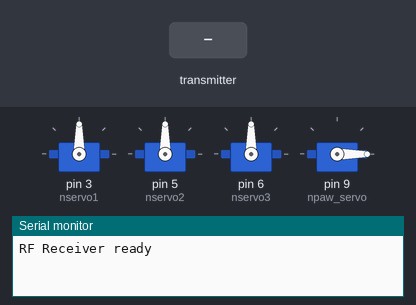
Simulated run of this sketch. Board: Arduino Uno, built with avr-gcc and run on an emulated ATmega328P. On the bench: 4 × servo, the last lines printed to the serial monitor. Inputs (shaded band) come from the test bench. No radio packets arrive unless stated.

Above: at 1.2 s.
1.3 s: the transmitter starts sending Receivedarr.0 = 0
At 2.5 s:
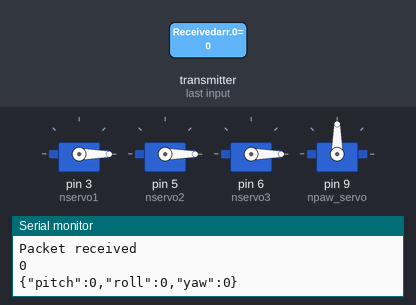
2.8 s: the transmitter starts sending Receivedarr.3 = 255
At 3.8 s:
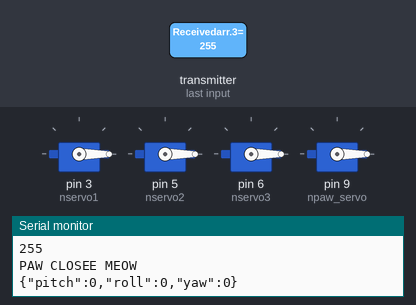
4.3 s: the transmitter starts sending Receivedarr.1 = 64
At 4.9 s:
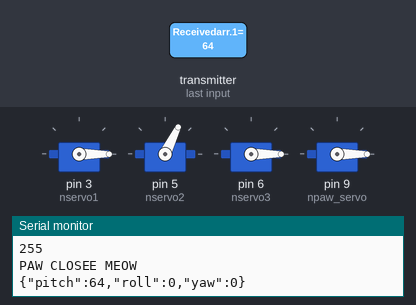
5.8 s: the transmitter starts sending Receivedarr.2 = 64
At 6.1 s:
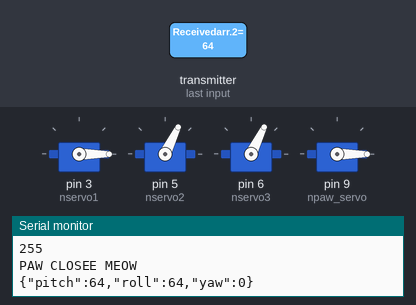
7.3 s: the transmitter starts sending Receivedarr.0 = 64
At 8.5 s:
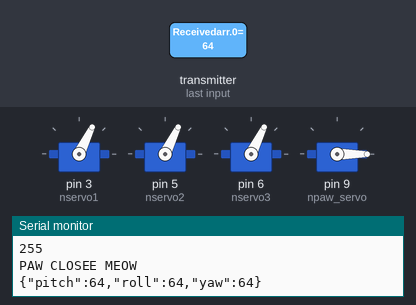
8.8 s: the transmitter starts sending Receivedarr.1 = 0
At 9.6 s:
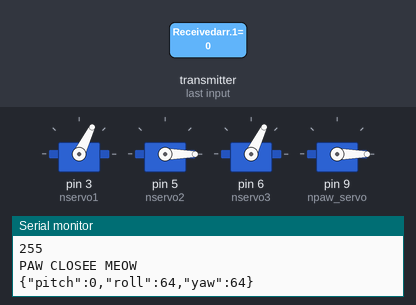
Timing chart, 0 to 11.3 s (numbered marks = the images above; inputs shaded):
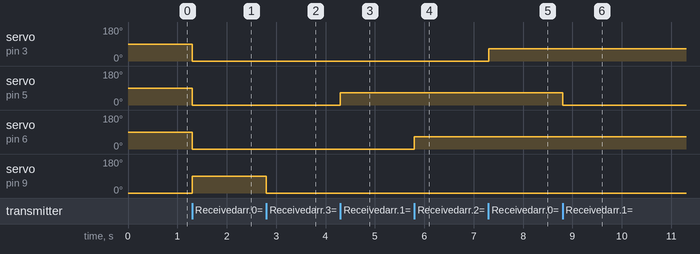

Measured:
- after the input at 1.3 s, servo on pin 3 (nservo1), servo on pin 5 (nservo2), servo on pin 6 (nservo3): 90° → 0° at once; servo on pin 9 (npaw_servo): 0° → 90° at once
- after the input at 2.8 s, servo on pin 9 (npaw_servo): 90° → 0° at once
- after the input at 4.3 s, servo on pin 5 (nservo2): 0° → 64° at once
- after the input at 5.8 s, servo on pin 6 (nservo3): 0° → 64° at once
- after the input at 7.3 s, servo on pin 3 (nservo1): 0° → 64° at once
- after the input at 8.8 s, servo on pin 5 (nservo2): 64° → 0° at once

The sketch:

Servo-driver.ino
```cpp
//Libraries Used
#define RH_ASK_ARDUINO_USE_TIMER2

#include <Wire.h>
#include <Servo.h>
#include <RH_ASK.h>
#include <SPI.h>

RH_ASK rf_driver(4000);

//SERVO PINS AND FLEX PINS

//write all the connections here (REMINDER)
const int nservo1 = 3; //yaw
const int nservo2 = 5; //pitch
const int nservo3 = 6; //roll
const int npaw_servo = 9; //change this to the pin we attach the last servo to (PWM PIN NEEDED)
const int flex = 0; //change this to the pin we attach the flex sensor (ANALOG PIN NEEDED)

//Global Variable Declaration

int rec_pitch = 0;
int rec_yaw = 0;
int rec_roll = 0;
int flex_val = 0; //check with this angle if its max or not
int pawClose_flex = 150; //add the maximum flex value to close the paw

Servo servo1;
Servo servo2;
Servo servo3;
Servo paw_servo;

void setup() {
  Serial.begin(115200);

  servo1.attach(nservo1);
  servo2.attach(nservo2);
  servo3.attach(nservo3);
  paw_servo.attach(npaw_servo);

  paw_servo.write(0);

  if (!rf_driver.init()) {
    Serial.println("RF Receiver initialization failed!");
  } else {
    Serial.println("RF Receiver ready");
  }

}

void loop() {

  uint8_t Receivedarr[4];
  uint8_t buflen=sizeof(Receivedarr);
  if (rf_driver.recv((uint8_t *)Receivedarr, &buflen)) {
    Serial.println("Packet received");
    rec_yaw   = Receivedarr[0];
    rec_pitch = Receivedarr[1];
    rec_roll  = Receivedarr[2];
    flex_val = Receivedarr[3];
    servo1.write(rec_yaw);
    servo2.write(rec_pitch);
    servo3.write(rec_roll);

    Serial.println(flex_val);
    if (flex_val > pawClose_flex) {
      paw_servo.write(0);
      Serial.println("PAW CLOSEE MEOW");
    }
    else {
      paw_servo.write(90);
    }
    Serial.print("{\"pitch\":");  Serial.print(rec_pitch);
    Serial.print(",\"roll\":");   Serial.print(rec_roll);
    Serial.print(",\"yaw\":");    Serial.print(rec_yaw);
    Serial.println("}");
  }
}
```
